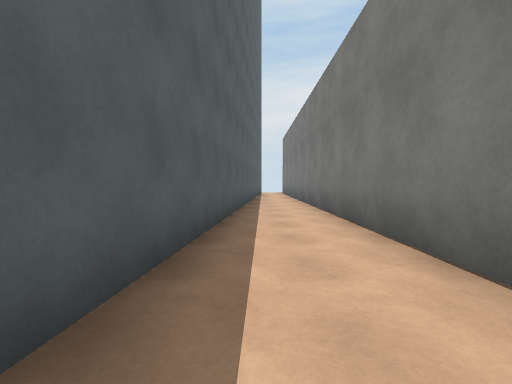
[1] (above)

12 first-person views from a walk through a Unity game level. The camera is 1.2 m above the floor, tilts 2° down and sees 85° across. The floor is counted in squares, 2 m on a side. Each view is taken from the middle of a square. On the plan, view 1 faces up. The plan holds only what a view shows up to about 9 squares ahead; the rest is blank. The place goes on beyond the plan. The player is left out. Surface patterns are stand-ins for the level's own textures.

[2]
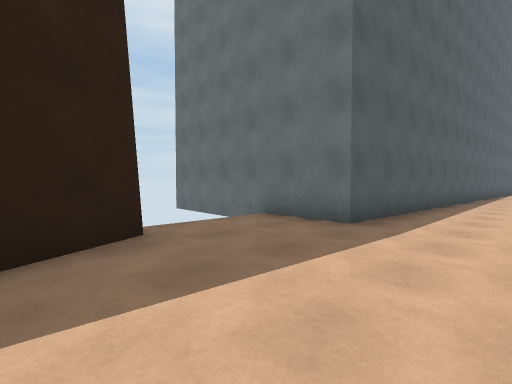

[3]
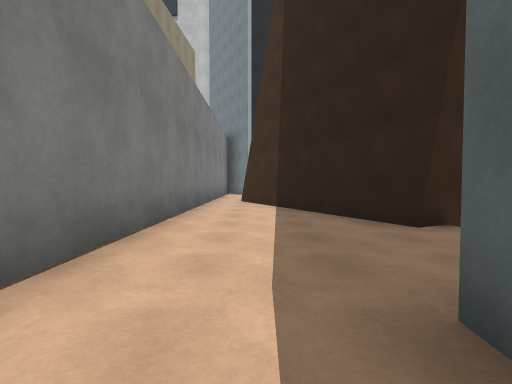

[4]
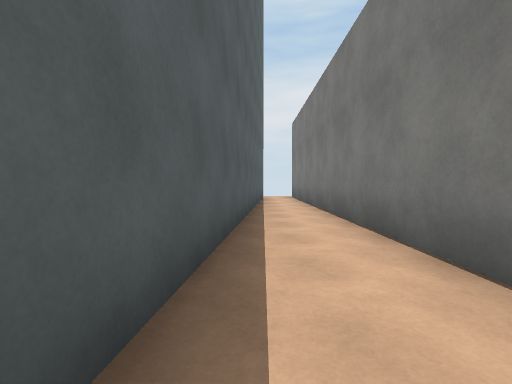

[5]
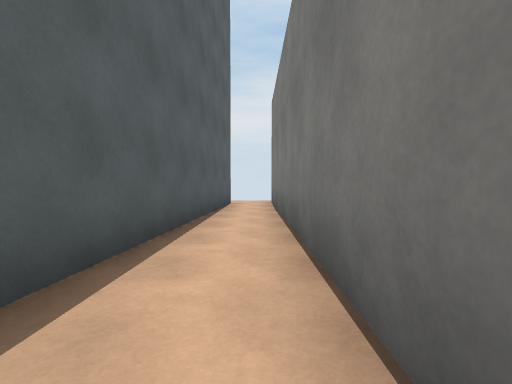

[6]
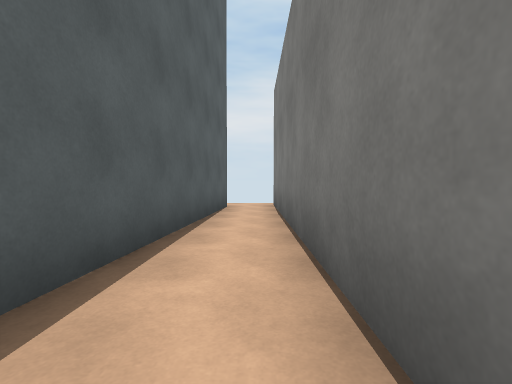

[7]
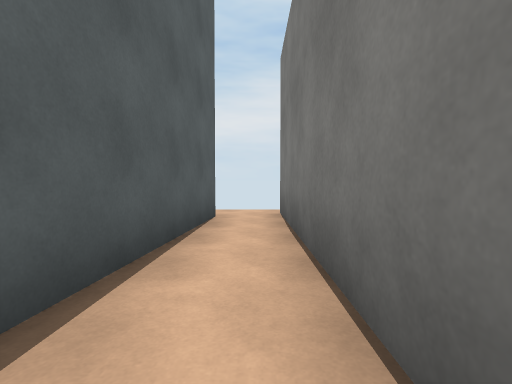

[8]
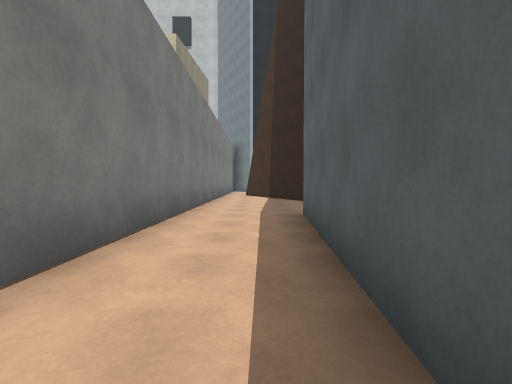

[9]
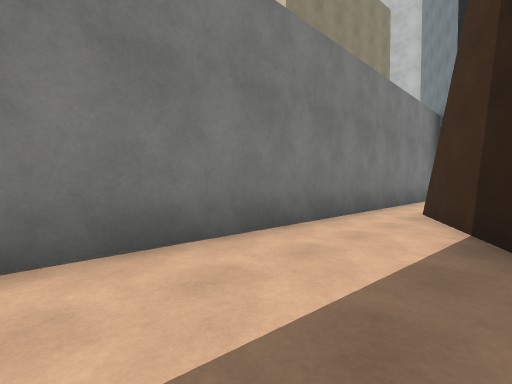

[10]
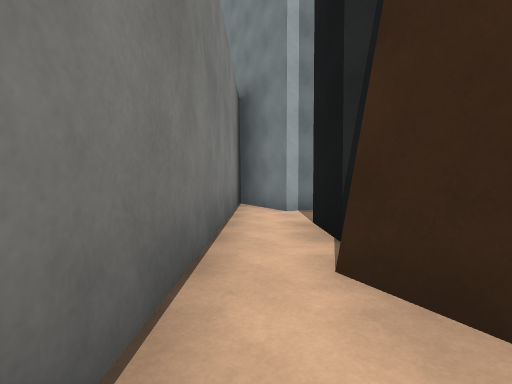

[11]
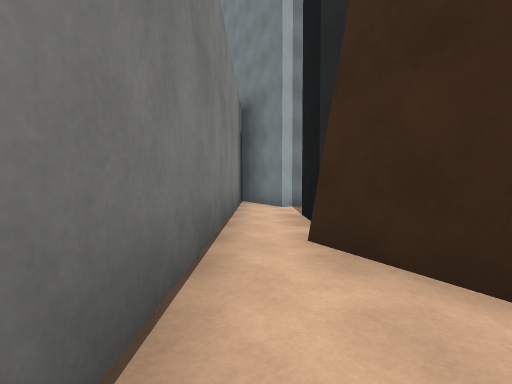

[12]
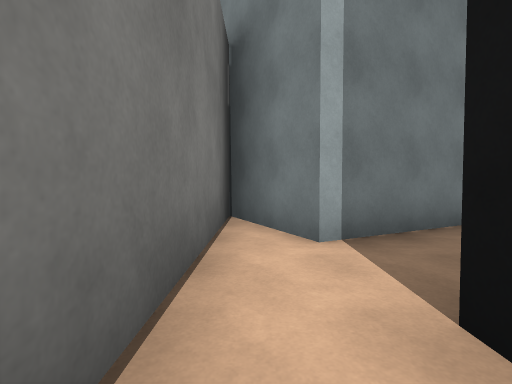

### Floor plan
Points are (right, up) in squares from view 1. A wall is a line through its corners. A room is listed if a view was taken in it or the views show most of it. See-through windows are left out.
Room 1 (views 1, 2, 3, 4, 5, 6, 7, 8, 9, 10, 11)
walls: (-3.1, -3.1) (-2.2, -2.7) (-0.1, -6.8); (1.5, -6.5) (1.5, 15.5); (0.3, 14.9) (-0.9, -0.2) (-3.5, 0)
ways out: opening at (1, -7) to room 2; opening at (1, 15)
Room 2 (view 12)
walls: (0.1, -8.6) (0.1, -10.2); (0.4, -11.8) (1.5, -14) (1.5, -6.5); (-0.1, -6.8) (0.4, -7.9)
ways out: opening at (1, -7) to room 1; opening at (-1, -11)

Where each view was taken, in squares from view 1:
view 1: 0 up, 0 right, facing up
view 2: 4 down, 1 right, facing up-left
view 3: 1 up, 0 right, facing down
view 4: 4 up, 0 right, facing up
view 5: 7 up, 1 right, facing up
view 6: 8 up, 1 right, facing up
view 7: 10 up, 1 right, facing up
view 8: 5 up, 0 right, facing down
view 9: 2 down, 1 left, facing down-right
view 10: 6 down, 1 right, facing down
view 11: 5 down, 1 right, facing down
view 12: 9 down, 1 right, facing down
